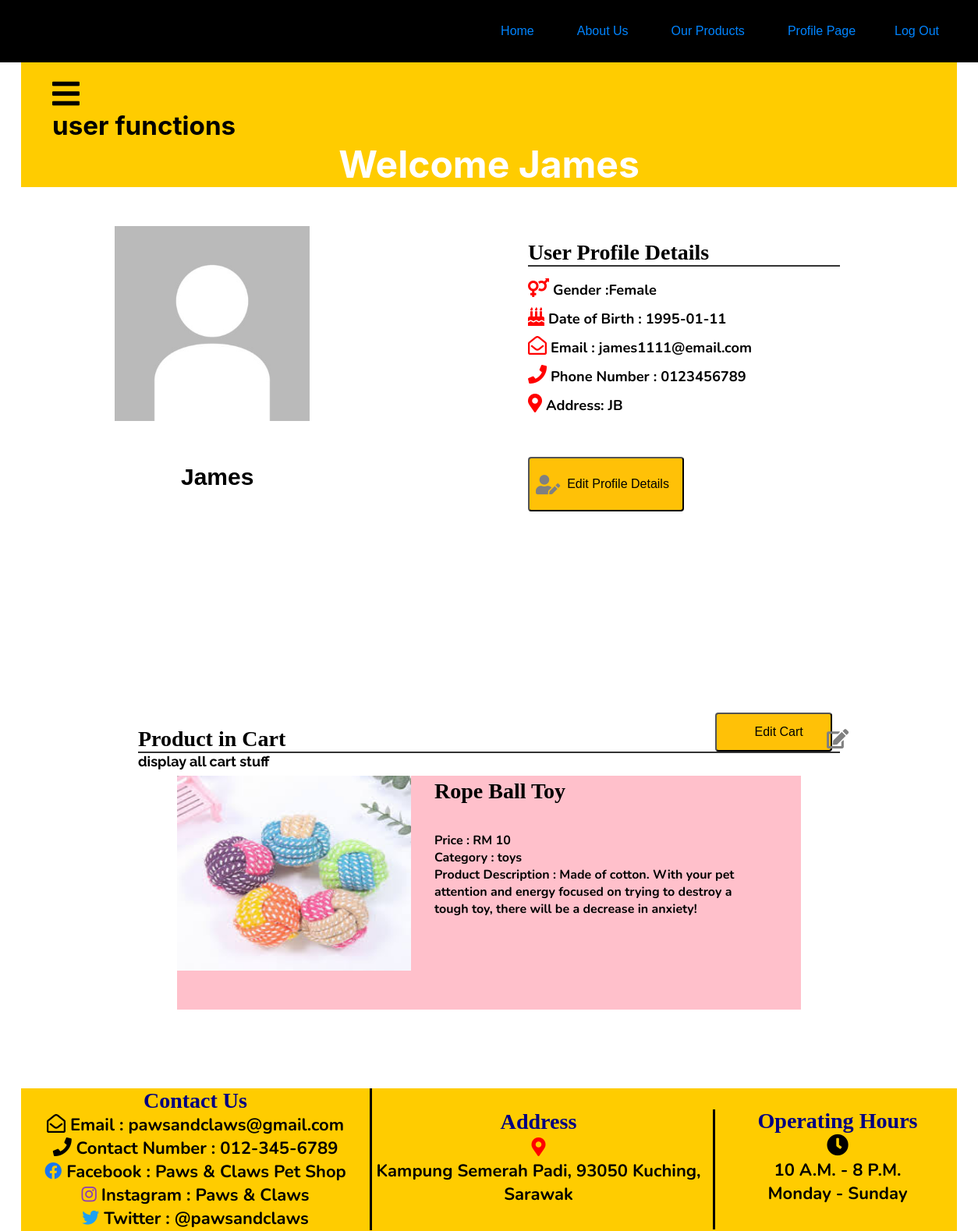
Screenshot of /userprofile.php (signed in) with the database file from the repository.
### tables this page shows
CREATE TABLE `customer_detail` (
  `ID` int(11) NOT NULL,
  `Username` varchar(50) NOT NULL,
  `UserProfile` varchar(100) NOT NULL,
  `DOB` date NOT NULL,
  `Gender` varchar(6) NOT NULL,
  `Email` varchar(100) NOT NULL,
  `PhoneNumber` varchar(20) NOT NULL,
  `HomeAddress` varchar(500) NOT NULL,
  `Passwords` varchar(50) NOT NULL
);

CREATE TABLE `product_detail` (
  `ProductID` int(11) NOT NULL,
  `Name` varchar(100) NOT NULL,
  `Price` int(11) NOT NULL,
  `Category` varchar(100) NOT NULL,
  `ProductImage` varchar(100) NOT NULL,
  `TotalRating` int(11) NOT NULL,
  `num_of_rating` int(11) NOT NULL,
  `Description` varchar(500) NOT NULL,
  `ProductImage2` varchar(100) NOT NULL
);

### userprofile.php (the view, shortened to what this page needs)
<?php
    include_once 'header.php';
    require_once 'database_handle.php';
    if(isset($_SESSION['id'])){
        $userID = $_SESSION['id'];
    }
    else{
        echo "<script>alert('You are not logged in!');window.location = 'index.php';</script>";
    }
    $sql = 'SELECT Username from customer_detail where ID = "'.$userID.'";';
    $result = mysqli_query($conn, $sql);
    $row = mysqli_fetch_array($result);
    foreach($row as $data){
        $username = $data;
    }
    $sql = "select DOB from customer_detail where ID = '" . $userID . "' limit 1;";
    $result = mysqli_query($conn, $sql);
    $row = mysqli_fetch_array($result);
    $dob = $row[0];
    $sql = "select Gender from customer_detail where ID = '" . $userID . "' limit 1;";
    $result = mysqli_query($conn, $sql);
    $row = mysqli_fetch_array($result);
    $gender = $row[0];
    $sql = "select Email from customer_detail where ID = '" . $userID . "' limit 1;";
    $result = mysqli_query($conn, $sql);
    $row = mysqli_fetch_array($result);
    $email = $row[0];
    $sql = "select PhoneNumber from customer_detail where ID = '" . $userID . "' limit 1;";
    $result = mysqli_query($conn, $sql);
    $row = mysqli_fetch_array($result);
    $phoneNumber = $row[0];
    $sql = "select HomeAddress from customer_detail where ID = '" . $userID . "' limit 1;";
    $result = mysqli_query($conn, $sql);
    $row = mysqli_fetch_array($result);
    $homeAddress = $row[0];
    $sql = "select UserProfile from customer_detail where ID = '" . $userID . "' limit 1;";
    $result = mysqli_query($conn, $sql);
    $row = mysqli_fetch_array($result);
    $userprofile = $row[0];
?>
<h1 id="h1positioning" style="width:1200px">
</h1>
<h1 id="h1positioning" style="width:1200px">
    <li id="navbar" style="text-align:left;">
        <i class="fa fa-bars"></i>
        <h5>user functions</h5>
    </li>
</h1>
<h1>Welcome <?php echo $username ?> </h1>
<div style="margin: 0 auto;width: 800px;position:relative; top:50px;left:-80px">
    <img src="<?php echo $userprofile ?>" style="width:250px;height:250px">
        <div style="    float: right;word-break: break-all;">
            <h5 class="text-center" style="width:250px;font-size:30px;font-family: 'Ubuntu', sans-serif;position:absolute;top:305px;left:85px"> <?php echo $username ?> </h5>
        </div>
</div>
<div class="col-md-4" style="width:400px;position:relative;top:-240px;left:650px">
    <br>
    <br>
    <br>
    <h5 style="font-size:28px">User Profile Details</h5>
    <hr style="height:2px;border:none;color:#333;background-color:#333;" />
    <div style="font-size:22px;font-family: 'Nunito', sans-serif;padding-top:5px;">
        <h5 class="text-center" style="padding-top:10px;"><i class="fas fa-venus-mars" style="color:red;font-size:24px"></i> Gender :<?php echo $gender ?> </h5>
        <h5 class="text-center" style="padding-top:10px;"><i class="fas fa-birthday-cake" style="color:red;font-size:24px"></i> Date of Birth : <?php echo $dob ?> </h5>
        <h5 style="padding-top:10px;"><i class="far fa-envelope-open" style="color:red;font-size:24px"></i> Email : <?php echo $email ?> </h5>
        <h5 style="padding-top:10px;"><i class="fas fa-phone" style="color:red;font-size:24px"></i> Phone Number : <?php echo $phoneNumber; ?> </h5>
        <h5 style="padding-top:10px;"><i class="fas fa-map-marker-alt" style="color:red;font-size:24px"></i> Address: <?php echo $homeAddress; ?> </h5>
    </div>
    <br>
    <br>
    <br>
        <form method="post" action="editprofile.php">
            <i class="fas fa-user-edit" style="margin: auto auto;position:absolute;left: 10px;top:355px;color:gray;font-size:25px"></i>
            <input type="submit" name="editprofile" style="background-color:#ffc107;width:200px;height:70px" value="       Edit Profile Details">
        </form>
</div>
<br>
<br>
<div style="width:1000px; margin: 0 auto; width: 900px;">
            <h5 style="font-size:28px;"> Product in Cart
                <form method="post" action="cart.php">
                <input type="submit" name="editprofile" style="background-color:#ffc107;width:150px;height:50px;margin: -50px 10px;;float:right;" value="   Edit Cart">
                <i class="fas fa-edit" style="margin: auto auto;position:absolute;left: 1060px;top:935px;color:gray;font-size:25px"></i>
            </h5>
            <hr style="height:2px;border:none;color:#333;background-color:#333;" />
            <h5 class="text-center" style="font-size:18px;font-family: 'Raleway', sans-serif;padding-bottom:100px;">display all cart stuff</h5>
</div>
<?php
require_once 'database_handle.php';
$query = "SELECT * FROM product_detail join cart ON product_detail.ProductID = cart.ProductID where UserID = '$userID' and payment ='no';";
$query_run = mysqli_query($conn,$query);
$check_faculty = mysqli_num_rows($query_run)>0;
if($check_faculty){
  while($row=mysqli_fetch_array($query_run)){?>
    <div style="display: block;margin-left: auto;margin-right: auto;width: 800px;position:relative;left:0px;top:-100px">
                <div class="col-md-12">
                    <div class="card mt-5"style="background-color:pink;position:relative; top:8px;height:300px">
                        <div class="card-body">
                            <img src="<?php echo $row['ProductImage']?>"style="width:300px;height:250px">
                            <div class="card-title" style="position:relative;left:330px;top:-250px;width:580px">
                                <h4 style="font-size:28px">
                                    <?php echo $row['Name']?>
                                </h4>
                                <br>
                                <br>
                                <div style="font-family: 'Nunito', sans-serif;font-weight:bold;">
                                    <?php echo "Price : RM ". $row['Price']?>
                                    <br>
                                    <?php echo "Category : ". $row['Category']?>
                                    <br>
                                    <div style="width:400px">
                                        <?php echo "Product Description : ". $row['Description']?>
                                    </div>
                                    <br>
                                </div>
                            </div>
                        </div>
                    </div>
                </div>
    </div>
<?php
  }
}
include_once 'footer.php';
?>

### header.php (shortened to what this page needs)
<!DOCTYPE html>
    <html lang="en" class="background">
        <head>
            <link rel="stylesheet" href="style.css">
            <link rel="stylesheet" href="https://cdnjs.cloudflare.com/ajax/libs/font-awesome/5.8.2/css/all.css">
        </head>
            <body>
                    <nav id="firstMenu">
                            <ul>
                                <li><a href="index.php" id="aligntext">Home</a></li>
                                <li><a href="aboutus.php" id="aligntext">About Us</a></li>
                                <li><a href="our_product.php" id="aligntext">Our Products</a></li>
                                <?php
                                    if(isset($_SESSION["id"])){
                                        if($_SESSION['id'] == '1'){
                                            echo "<li><a href='adminprofile.php' id='aligntext'>Profile Page</a></li>";
                                            echo "<li><a href='logout.php' id='aligntext'>Log Out</a></li>";
                                        }
                                        elseif(($_SESSION['id'] != '1')){
                                            echo "<li><a href='userprofile.php' id='aligntext'>Profile Page</a></li>";
                                            echo "<li><a href='logout.php' id='aligntext'>Log Out</a></li>";
                                        }
                                    }
                                    else{
                                        echo "<li><a href='login.php' id='aligntext'>Login</a></li>";
                                        echo "<li><a href='register.php' id='aligntext'>Register</a></li>";
                                    }
                                ?>
                            </ul>
                    </nav>
                <div class="wrapper">

### footer.php (shortened to what this page needs)
    <div style="background-color:#ffcc00;width: 1200px;position:relative;bottom:-9px;height:183px;position:relative;left:0px;">
            <div style="border-right: 3px solid black;width:450px;text-align:center">
                <h3 style="color:#000080;font-size:28px;">
                    Contact Us
                    <div style="font-family: 'Nunito', sans-serif;font-size:22px;font-weight:bold;color:black;">
                        <i class="far fa-envelope-open" style="font-size:24px"></i> Email : pawsandclaws@gmail.com
                        <br>
                        <i class="fas fa-phone" style="font-size:24px"></i> Contact Number : 012-345-6789
                        <br>
                        <i class="fab fa-facebook" style="color:#1877f2"></i> Facebook : Paws & Claws Pet Shop
                        <br>
                        <i class="fab fa-instagram" style="color:#8a3ab9"></i> Instagram : Paws & Claws
                        <br>
                        <i class="fab fa-twitter" style="color:#1DA1F2"></i> Twitter : @pawsandclaws
                    </div>
                </h3>
            </div>
            <div style="border-right: 3px solid black;width:450px;position:relative; left:440px; top:-155px;text-align:center;font-size:24px;">
                <h3 style="color:#000080">
                    Address
                    <br>
                    <i class="fas fa-map-marker-alt" style="color:red;font-size:24px"></i>
                    <div style="font-family: 'Nunito', sans-serif;font-size:22px;font-weight:bold;color:black;">
                        Kampung Semerah Padi, 93050 Kuching, Sarawak
                        <br>
                        <br>
                    </div>
                </h3>
            </div>
            <div style="width:394px;position:relative; left:850px; top: -310px;text-align:center;font-size:24px;">
                <h3 style="color:#000080">
                    Operating Hours
                    <br>
                    <i class="fas fa-clock" style="color:black;"></i>
                    <div style="font-family: 'Nunito', sans-serif;font-size:22px;font-weight:bold;color:black;">
                        10 A.M. - 8 P.M.
                        <br>
                        Monday - Sunday
                    </div>
                </h3>
            </div>
        </div>
</body>
</html>

### style.css (style rules this page uses)
.background { background: url(https://i.pinimg.com/originals/3a/0f/43/3a0f4320bdd35144564345913ce633a6.jpg) no-repeat center center fixed; -webkit-background-size: cover; -moz-background-size: cover; -o-background-size: cover; background-size: cover; }
body { background: url(https://i.pinimg.com/originals/3a/0f/43/3a0f4320bdd35144564345913ce633a6.jpg) no-repeat center center fixed; -webkit-background-size: cover; -moz-background-size: cover; -o-background-size: cover; background-size: cover; }
* { margin: 0; padding: 0; }
#firstMenu { text-align: right; font-size: 18px; background-color:black; list-style: none; width: 100%; height: 100%; font-family: "Anakin Mono", sans-serif; }
ul li { list-style: none; display: inline-block; line-height: 80px; margin-right: 50px; text-align: right; }
#aligntext:visited,#aligntext { color: rgb(0, 132, 255); text-decoration: none; font-size: 16px; display: block; }
h1 { margin-top: 0%; margin-bottom: 0%; color: white; font-size: 300%; font-family: -apple-system, BlinkMacSystemFont, 'Segoe UI', Roboto, Oxygen, Ubuntu, Cantarell, 'Open Sans', 'Helvetica Neue', sans-serif; text-align:center; background-color:#ffcc00; }
.wrapper { margin: 0 auto; width: 1200px; }
input { padding: auto; font-size: 16px; border-radius: 4px; }
#navbar:visited,#navbar { color:black; text-decoration: none; text-align: left; list-style-type: none; position:relative; left:40px;top:10px; font-size: 40px; }
#h1positioning { line-height: 40px; padding-bottom: 10px; font-family: -apple-system, BlinkMacSystemFont, 'Segoe UI', Roboto, Oxygen, Ubuntu, Cantarell, 'Open Sans', 'Helvetica Neue', sans-serif; text-align:center; background-color:#ffcc00; font-size: 50px; margin: 0px; margin-bottom: 0px; }
* { box-sizing: border-box; }

### rows the page displays
customer_detail: Username "James", UserProfile (placeholder picture), Gender "Female", DOB "1995-01-11", Email "james1111@email.com", PhoneNumber "0123456789", HomeAddress "JB"
product_detail: ProductImage (picture), Name "Rope Ball Toy", Price "10", Category "toys", Description "Made of cotton. With your pet attention and energy focused on trying to destroy a tough toy, there will be a decrease in anxiety!"
